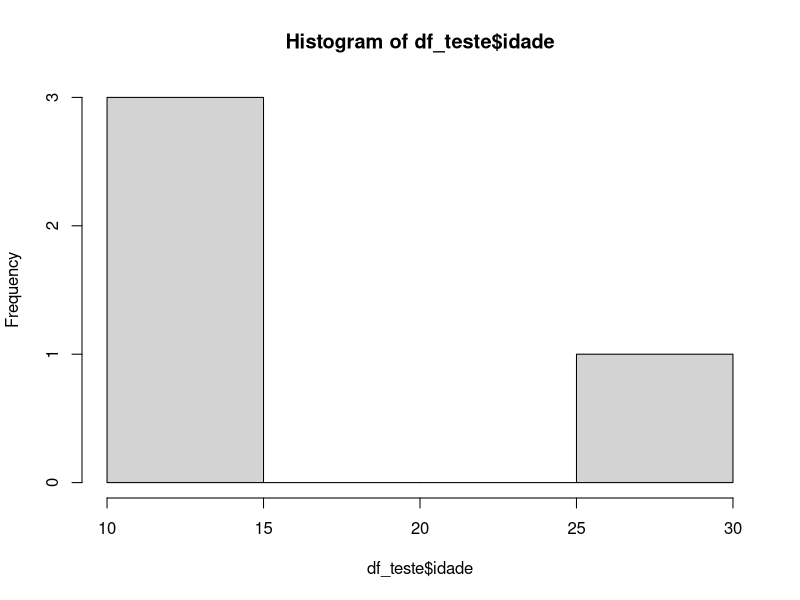

Source code (R):
#Data frames, VAMOS USAR MUITO OMG

#É como se fosse uma matriz mais elaborada :o

df_teste <- data.frame(
  nome = c("Tom", "Bob", "Mel", "Ana"),
  idade = c(10, 10, 10, 30),
  salario = c(1500.2,1300.4,500.1,100.4)
)

#Funções que podem ser uteis

#Percorre o vetor
df_teste$idade

#Valor máximo
max(df_teste$idade)

#  média aritmética do vetor
mean(df_teste$idade)

#Valor mínimo
min(df_teste$idade)

# Função que registra a frequência daquele dado
hist(df_teste$idade)
